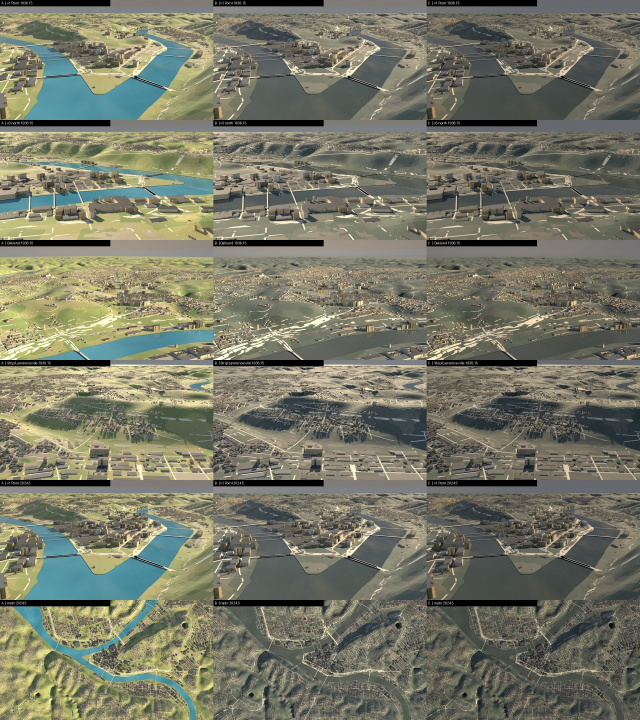
#> input picture cities/pittsburgh/qa/colour_test/ABC_sheet.jpg, 1920 x 2160 px (shown at 1/3 size)
$ python overlay.py ../../cities/pittsburgh/qa/colour_test/ABC_sheet.jpg 1.0 ../../cities/pittsburgh/qa/colour_test/D_sheet.jpg
#> lines starting #> are read from the running program, lines starting #| are printed output that depends on the picture
# Infografica stile "One Map, One Battle" sopra il render 3D (v4, 1 nov): Short completo legato ai secondi della voce.
# Uso: overlay.py <frame.png> <secondo> <out.png>     Tempi e sottotitoli da audio/termopili_tempi.json
import sys, json, os
HERE = os.path.dirname(os.path.abspath(__file__)); sys.path.insert(0, HERE)
from portraits import portrait
from PIL import Image, ImageDraw, ImageFont, ImageFilter
SRC, sec, OUT = sys.argv[1], float(sys.argv[2]), sys.argv[3]
W, H = 1080, 1920
im = Image.open(SRC).convert('RGB').resize((W, H), Image.LANCZOS).convert('RGBA')
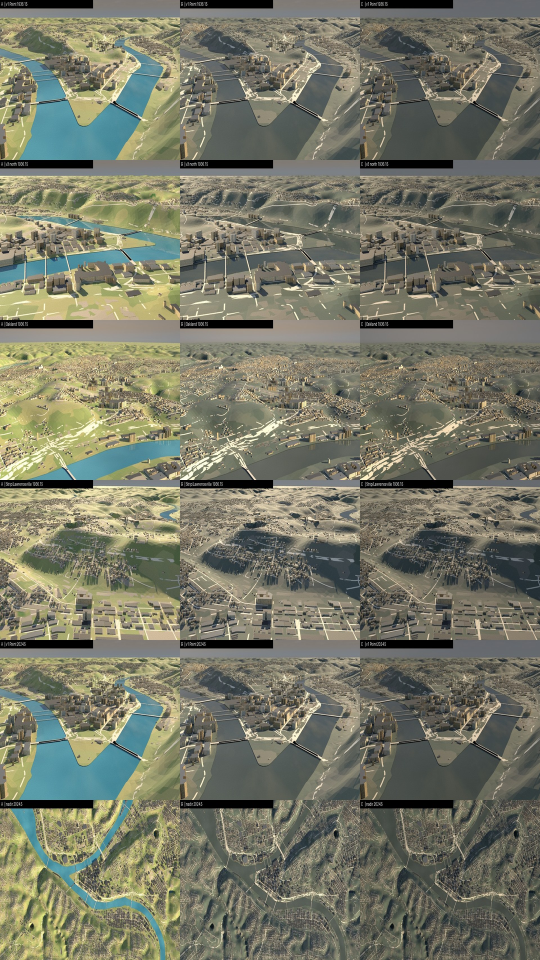
#> im: PIL image 1080x1920 RGBA (shown at 1/2 size); mean R, G, B, A 118.5, 119.6, 102.7, 255
#> (the run stopped early here; a loop or call above may not have finished)

$ run again, on cities/pittsburgh/qa/colour_test/E_sheet.jpg
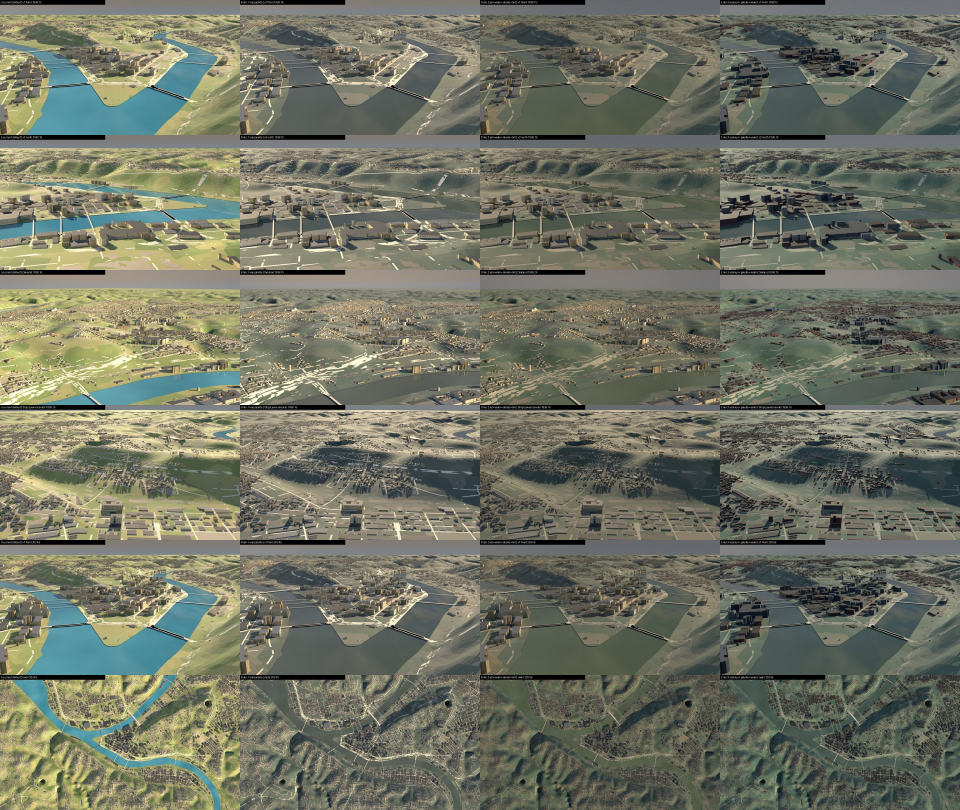
#> input picture cities/pittsburgh/qa/colour_test/E_sheet.jpg, 3840 x 3240 px (shown at 1/4 size)
#> `im = Image.open(SRC).convert('RGB').resize((W, H), Image.LANCZOS).conv..`:
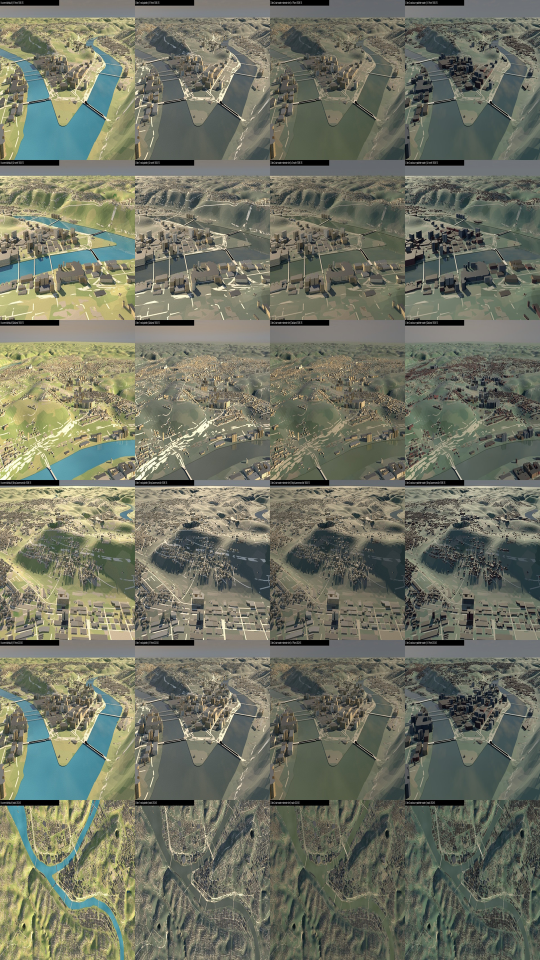
#> im: PIL image 1080x1920 RGBA (shown at 1/2 size); mean R, G, B, A 112.5, 115.3, 99.8, 255

$ run again, on cities/pittsburgh/qa/colour_test/E_vs_E2_crops.jpg
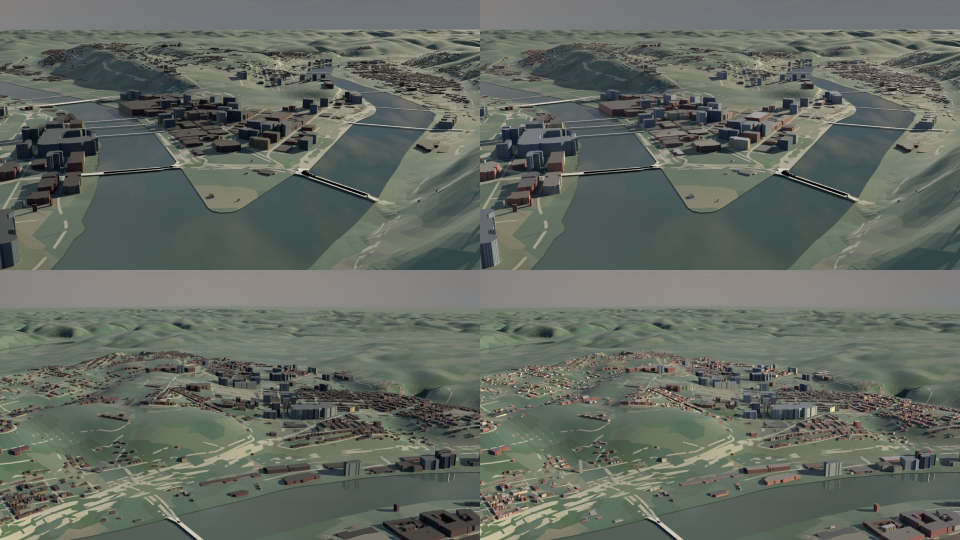
#> input picture cities/pittsburgh/qa/colour_test/E_vs_E2_crops.jpg, 1920 x 1080 px (shown at 1/2 size)
#> `im = Image.open(SRC).convert('RGB').resize((W, H), Image.LANCZOS).conv..`:
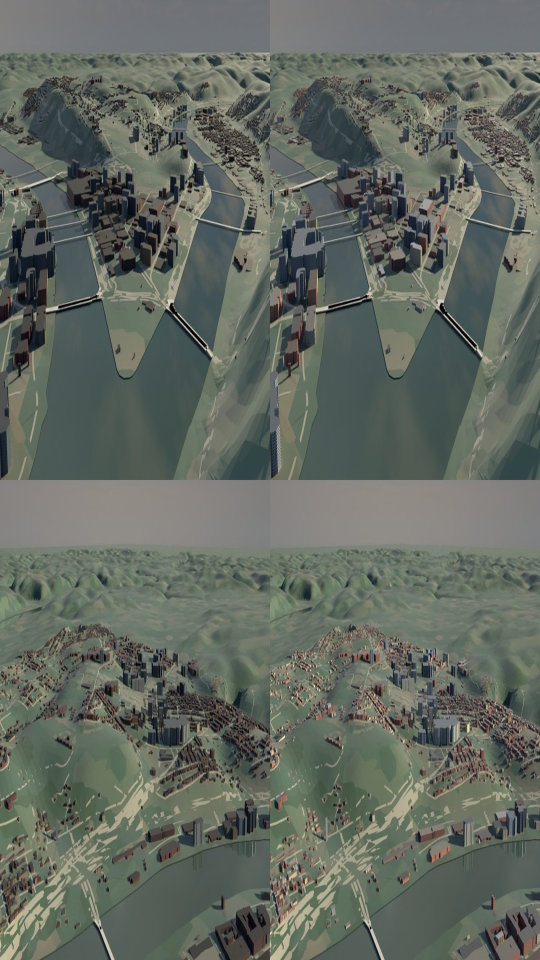
#> im: PIL image 1080x1920 RGBA (shown at 1/2 size); mean R, G, B, A 99, 105.4, 96.9, 255

$ run again, on cities/pittsburgh/qa/colour_test/S_sheet.jpg
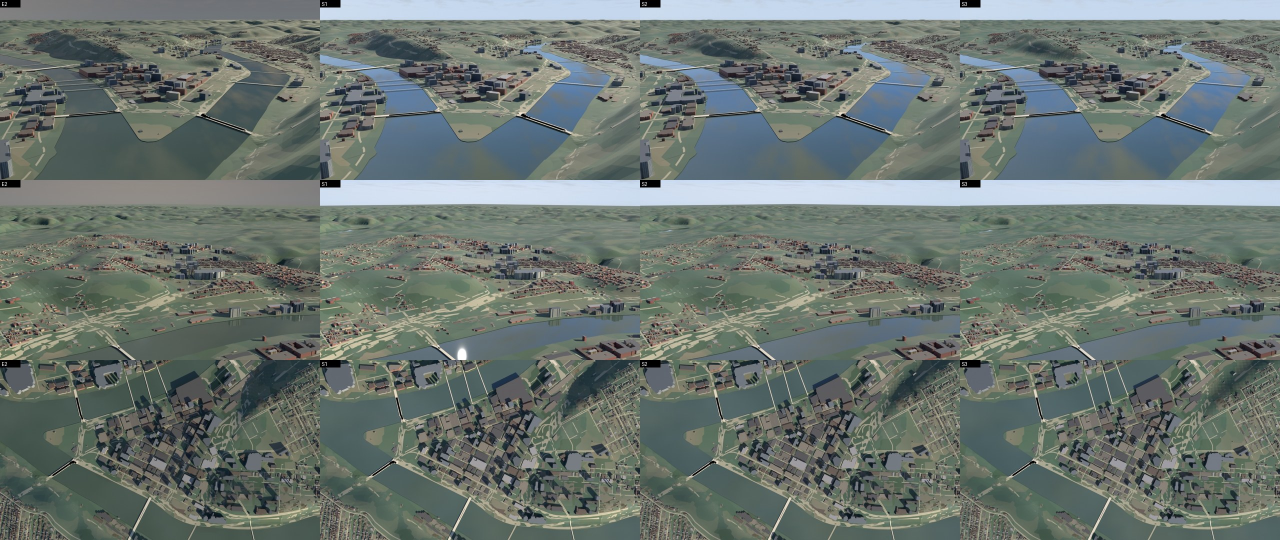
#> input picture cities/pittsburgh/qa/colour_test/S_sheet.jpg, 2560 x 1080 px (shown at 1/2 size)
#> `im = Image.open(SRC).convert('RGB').resize((W, H), Image.LANCZOS).conv..`:
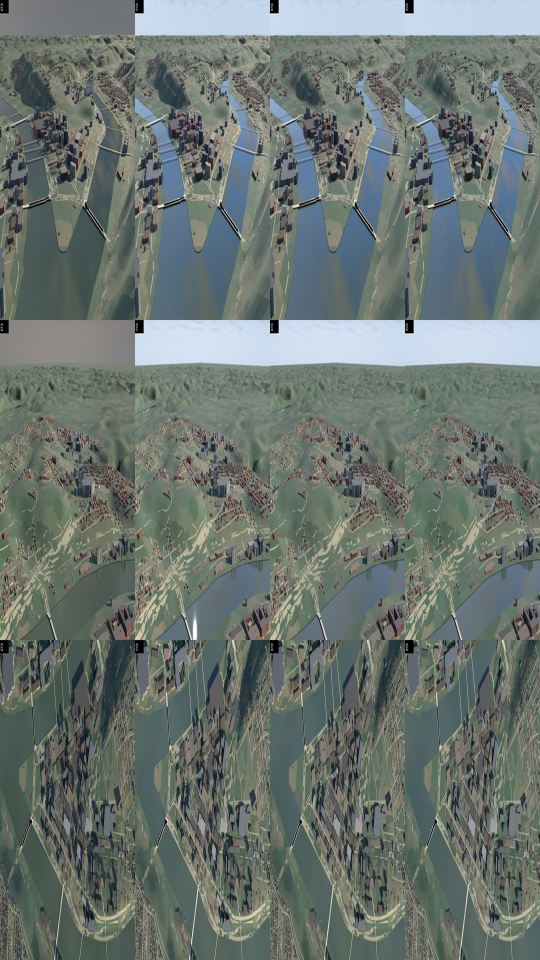
#> im: PIL image 1080x1920 RGBA (shown at 1/2 size); mean R, G, B, A 107.3, 116.9, 112, 255
